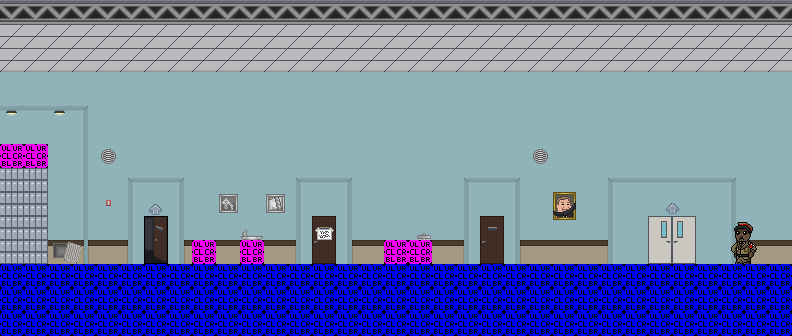

Tiled map render using the project's own tile images. Description and the map definition, with tile-layer contents summarised, below:
An orthogonal 33x14 tile map with 24x24 px tiles, 3 tile layers (bg, walldeco, collision), 2 tilesets and 12 objects (9x info, 3x door).

<map version="1.0" orientation="orthogonal" width="33" height="14" tilewidth="24" tileheight="24">
 <properties>
  <property name="autosave" value="false" />
 </properties>
 <tileset firstgid="1" name="acschool" tilewidth="24" tileheight="24">
  <image source="../images/tilesets/acschool.png" width="264" height="144" />
 </tileset>
 <tileset firstgid="67" name="collisions" tilewidth="24" tileheight="24">
  <image source="../images/tilesets/collisions.png" width="512" height="512" />
 </tileset>
 <layer name="bg" width="33" height="14">
  <data>[462 cells, 462 non-empty, 19 distinct tile ids]</data>
 </layer>
 <layer name="walldeco" width="33" height="14">
  <data>[462 cells, 33 non-empty, 30 distinct tile ids]</data>
 </layer>
 <layer name="collision" width="33" height="14">
  <data>[462 cells, 105 non-empty, 2 distinct tile ids]</data>
 </layer>
 <objectgroup name="nodes" width="33" height="14">
  <object name="main" type="door" x="49" y="232" width="24" height="48" />
  <object type="info" x="97" y="195" width="21" height="64">
   <properties>
    <property name="info" value="This fire alarm is maintained perfectly.|It is also a real alarm." />
   </properties>
  </object>
  <object type="door" x="649" y="216" width="46" height="53">
   <properties>
    <property name="level" value="greendale-exterior" />
    <property name="to" value="acexit" />
   </properties>
  </object>
  <object type="info" x="310" y="214" width="27" height="53">
   <properties>
    <property name="info" value="There is a note on the door. | It reads...'Saturday's yoga class will be postponed.'" />
   </properties>
  </object>
  <object type="info" x="240" y="224" width="22" height="40">
   <properties>
    <property name="info" value="The fountain is polished to the perfect shine.|It is also free to drink from." />
   </properties>
  </object>
  <object type="info" x="478" y="215" width="27" height="53">
   <properties>
    <property name="info" value="You hear crazed ranting on the other side of the door.|It's best not to go inside - Dennis has probably gotten into the coke again." />
   </properties>
  </object>
  <object type="info" x="553" y="192" width="21" height="71">
   <properties>
    <property name="info" value="In memory of Vice Dean Robert Laybourne.|May his breeze join the wind." />
   </properties>
  </object>
  <object type="info" x="51" y="209" width="21" height="65">
   <properties>
    <property name="info" value="It's too difficult to squeeze back in." />
   </properties>
  </object>
  <object type="info" x="380" y="237" width="55" height="30">
   <properties>
    <property name="info" value="This shelf is full of repair-it-yourself books.|...Also one recipe book on paninis." />
   </properties>
  </object>
  <object type="info" x="728" y="217" width="27" height="65">
   <properties>
    <property name="info" value="NEIN!!!" />
   </properties>
  </object>
  <object type="info" x="192" y="230" width="22" height="40">
   <properties>
    <property name="info" value="This trashcan is so clean you can eat out of it.|Sadly, there is nothing edible inside." />
   </properties>
  </object>
  <object name="sunchamber" type="door" x="144" y="217" width="24" height="48">
   <properties>
    <property name="level" value="sunchamber" />
    <property name="to" value="main" />
   </properties>
  </object>
 </objectgroup>
</map>
